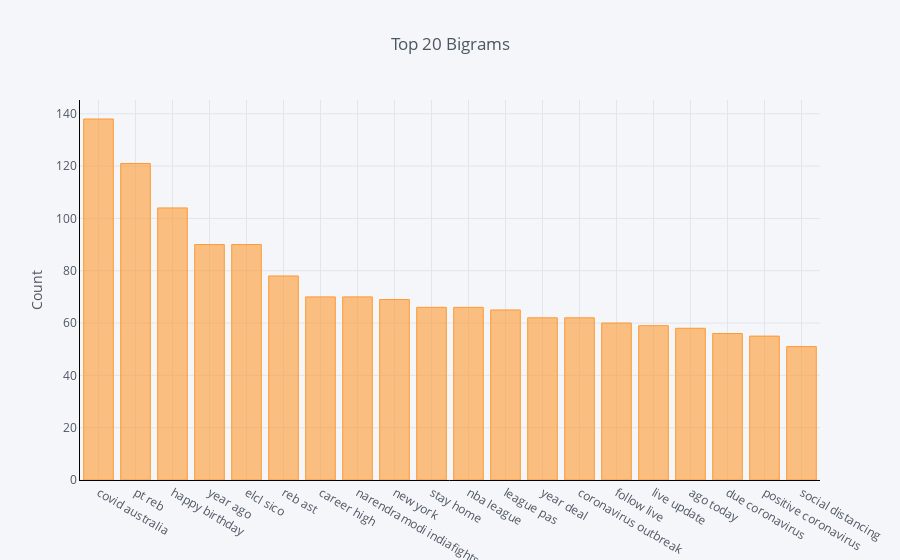

The notebook cell this image was saved under:
### Code cell
def get_top_n_bigram(corpus, n=None):
    vec = CountVectorizer(ngram_range=(2, 2)).fit(corpus)
    bag_of_words = vec.transform(corpus)
    sum_words = bag_of_words.sum(axis=0) 
    words_freq = [(word, sum_words[0, idx]) for word, idx in vec.vocabulary_.items()]
    words_freq =sorted(words_freq, key = lambda x: x[1], reverse=True)
    return words_freq[:n]
common_words = get_top_n_bigram(clean_text, 20)
for word, freq in common_words:
    print(word, freq)
df3 = pd.DataFrame(common_words, columns = ['clean_tweet' , 'count'])
df3.groupby('clean_tweet').sum()['count'].sort_values(ascending=False).iplot(
    kind='bar', yTitle='Count', linecolor='black', title='Top 20 Bigrams')

### Figure 1 — Plotly figure (JSON) as saved in the notebook; plotly's stock layout.template omitted (floating-point values rounded to 4 significant figures)
{"data": [{"marker": {"color": "rgba(255, 153, 51, 0.6)", "line": {"color": "rgba(255, 153, 51, 1.0)", "width": 1}}, "name": "count", "orientation": "v", "text": "", "type": "bar", "uid": "a9383da9-b122-4de8-a69a-e750a799f77e", "x": ["covid australia", "pt reb", "happy birthday", "year ago", "elcl sico", "reb ast", "career high", "narendramodi indiafightscoron", "new york", "stay home", "nba league", "league pas", "year deal", "coronavirus outbreak", "follow live", "live update", "ago today", "due coronavirus", "positive coronavirus", "social distancing"], "y": [138, 121, 104, 90, 90, 78, 70, 70, 69, 66, 66, 65, 62, 62, 60, 59, 58, 56, 55, 51]}], "layout": {"legend": {"bgcolor": "#F5F6F9", "font": {"color": "#4D5663"}}, "paper_bgcolor": "#F5F6F9", "plot_bgcolor": "#F5F6F9", "title": {"font": {"color": "#4D5663"}, "text": "Top 20 Bigrams"}, "xaxis": {"gridcolor": "#E1E5ED", "linecolor": "black", "showgrid": true, "tickfont": {"color": "#4D5663"}, "title": {"font": {"color": "#4D5663"}, "text": ""}, "zerolinecolor": "#E1E5ED"}, "yaxis": {"gridcolor": "#E1E5ED", "linecolor": "black", "showgrid": true, "tickfont": {"color": "#4D5663"}, "title": {"font": {"color": "#4D5663"}, "text": "Count"}, "zerolinecolor": "#E1E5ED"}}}
